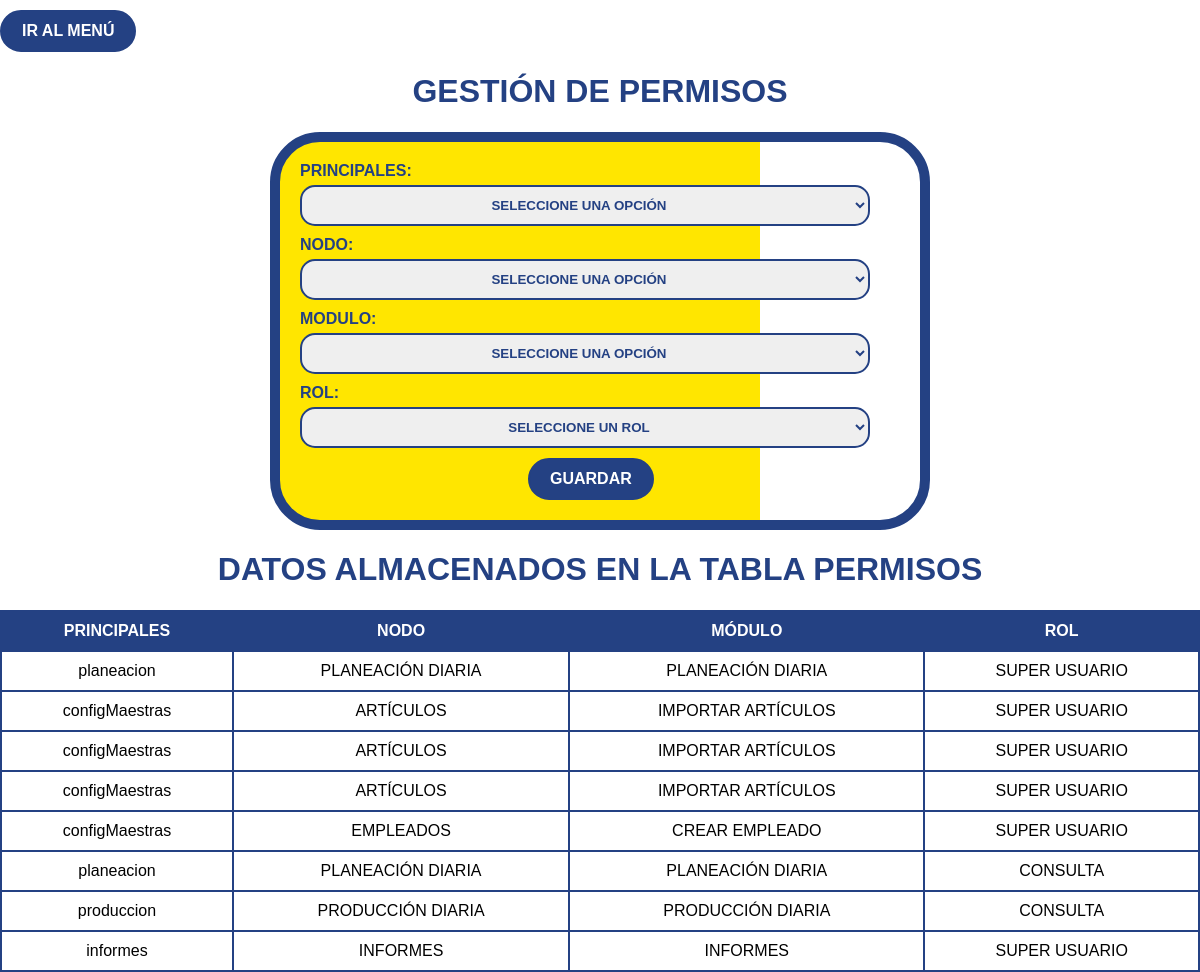
/productividad/permisos/permisos.php, run on the app's committed database.
### tables this page shows
CREATE TABLE `permisos` (
  `id` int(11) NOT NULL,
  `principales` varchar(30) NOT NULL,
  `nodo` varchar(20) NOT NULL,
  `modulo` varchar(20) NOT NULL,
  `rol` varchar(20) NOT NULL
);

### productividad/permisos/permisos.php (the view, shortened to what this page needs)
<?php
$server = "localhost";
$user = "root";
$pass = "";
$db = "datosgenerales";
$conn = new mysqli($server, $user, $pass, $db);
?>
<!DOCTYPE html>
<html lang="es">
<head>
<link rel="stylesheet" href="permisos.css">
</head>
<body>
<a href="/productividad/menu.php" class="menu-link">
        <button class="menu-button">IR AL MENÚ</button>
    </a>
  <h1>GESTIÓN DE PERMISOS</h1>
  <form id="permisosForm" class="form-container" method="post" action="permisos.php">
        <label for="principales">PRINCIPALES:</label>
    <select id="principales" name="principales" class="form-select">
      <option value="" selected>SELECCIONE UNA OPCIÓN</option>
    </select>
    <label for="nodo">NODO:</label>
    <select id="nodo" name="nodo" class="form-select">
      <option value="" disabled selected>SELECCIONE UNA OPCIÓN</option>
    </select>
    <label for="modulo">MODULO:</label>
    <select id="modulo" name="modulo" class="form-select">
      <option value="" selected>SELECCIONE UNA OPCIÓN</option>
    </select>
    <div class="form-group">
        <label for="rol">ROL:</label>
        <select id="rol" name="rol" class="form-control">
            <option value="" disabled selected>SELECCIONE UN ROL</option>
        </select>
    </div>
    <button type="submit" id="guardarBtn" class="btn">GUARDAR</button>
  </form>
  <?php
$sql_permisos = "SELECT principales, nodo, modulo, rol FROM permisos";
$result_permisos = $conn->query($sql_permisos);
echo "<h1>DATOS ALMACENADOS EN LA TABLA PERMISOS</h1>";
echo "<table>";
echo "<tr><th>PRINCIPALES</th><th>NODO</th><th>MÓDULO</th><th>ROL</th></tr>";
if ($result_permisos->num_rows > 0) {
    while ($row = $result_permisos->fetch_assoc()) {
        echo "<tr><td>".$row["principales"]."</td><td>".$row["nodo"]."</td><td>".$row["modulo"]."</td><td>".$row["rol"]."</td></tr>";
    }
} else {
    echo "<tr><td colspan='4'>NO HAY DATOS ALMACENADOS EN LA TABLA PERMISOS</td></tr>";
}
echo "</table>";
?>
</body>
</html>

### productividad/permisos/permisos.css (style rules this page uses)
body { background-color: #FFFFFF; color: #000000; font-family: Arial, sans-serif; margin: 0; }
h1, h2 { text-align: center; color: #244183; }
form { max-width: 600px; margin: 20px auto; padding: 20px; border: 10px solid #244183; border-radius: 50px; position: relative; background: linear-gradient(to right, #ffe600, #ffe600 75%, transparent 50%); overflow: hidden; }
form::before { content: ''; position: absolute; top: 0; bottom: 0; left: 50%; border-left: 20px solid #244183; transform: translateX(-50%); z-index: -1; background-color: transparent; border-left: none; width: 75%; }
label { color: #244183; font-weight: bold; }
input, select { font-weight: bold; color: #244183; display: block; margin-bottom: 10px; text-align: center; position: relative; z-index: 2; width: 95%; padding: 10px; margin-top: 5px; border: 2px solid #244183; border-radius: 15px; }
a { text-decoration: none; }
.menu-button { background-color: #244183; color: #FFFFFF; padding: 10px 20px; border: 2px solid #244183; position: relative; left: 0%; margin-top: 10px; border-radius: 30px; cursor: pointer; font-size: 16px; font-weight: bold; transition: background-color 0.3s, color 0.3s, border-color 0.3s; display: block; }
#guardarBtn { background-color: #244183; color: #FFFFFF; padding: 10px 20px; border: 2px solid #244183; position: relative; left: 38%; margin-top: 10px; border-radius: 30px; cursor: pointer; font-size: 16px; font-weight: bold; transition: background-color 0.3s, color 0.3s, border-color 0.3s; display: block; }
table { width: 100%; border-collapse: collapse; margin-top: 20px; }
th, td { border: 2px solid #244183; padding: 10px; text-align: center; }
th { background-color: #244183; color: #FFFFFF; }
td { background-color: white; }

### data on the page
permisos: principales "planeacion", nodo "PLANEACIÓN DIARIA", modulo "PLANEACIÓN DIARIA", rol "SUPER USUARIO"
permisos: principales "configMaestras", nodo "ARTÍCULOS", modulo "IMPORTAR ARTÍCULOS", rol "SUPER USUARIO"
permisos: principales "configMaestras", nodo "ARTÍCULOS", modulo "IMPORTAR ARTÍCULOS", rol "SUPER USUARIO"
permisos: principales "configMaestras", nodo "ARTÍCULOS", modulo "IMPORTAR ARTÍCULOS", rol "SUPER USUARIO"
permisos: principales "configMaestras", nodo "EMPLEADOS", modulo "CREAR EMPLEADO", rol "SUPER USUARIO"
permisos: principales "planeacion", nodo "PLANEACIÓN DIARIA", modulo "PLANEACIÓN DIARIA", rol "CONSULTA"
permisos: principales "produccion", nodo "PRODUCCIÓN DIARIA", modulo "PRODUCCIÓN DIARIA", rol "CONSULTA"
permisos: principales "informes", nodo "INFORMES", modulo "INFORMES", rol "SUPER USUARIO"
